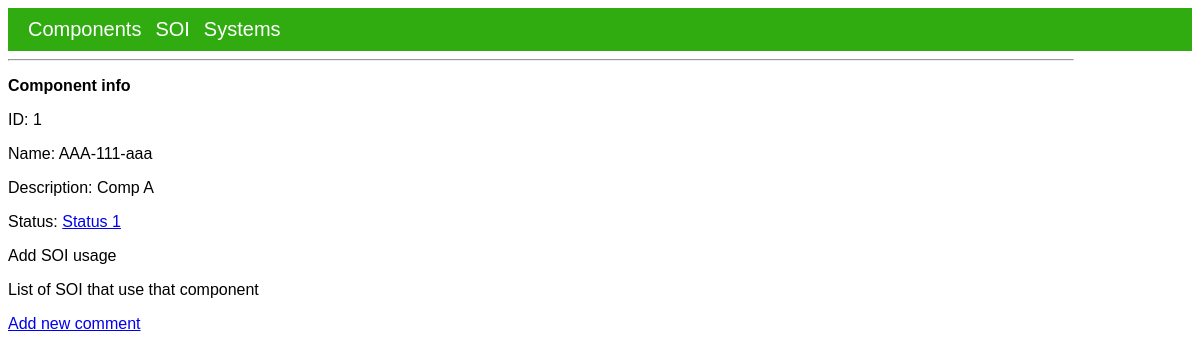
Before: /component_view/1 with the older database file.
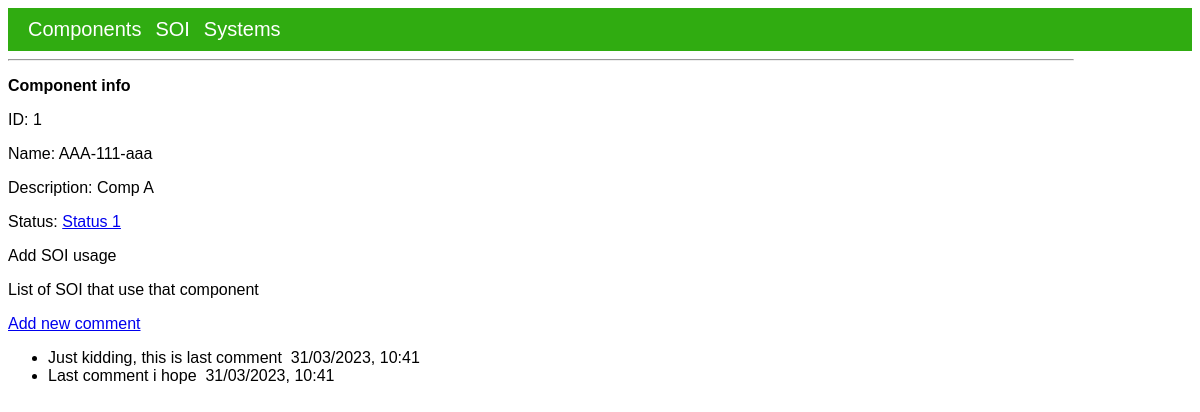
After: the same page with the newer database file.
### app/models.py (models this page shows, shortened)
class Component(db.Model):
    component_id = db.Column(db.Integer, primary_key=True)
    component_name = db.Column(db.String(160), unique=True)
    component_description = db.Column(db.String(160))
    component_status = db.Column(db.String(160))
    component_comments = db.relationship(
        "ComponentComment", backref="component", lazy=True
    )
    soi_joint = db.relationship("ComponentSoi", backref="component", lazy=True)

class ComponentComment(db.Model):
    component_comment_id = db.Column(db.Integer, primary_key=True)
    what_component_id = db.Column(db.Integer, db.ForeignKey("component.component_id"))
    component_comment_text = db.Column(db.String(160))
    timestamp = db.Column(db.DateTime, index=True, default=datetime.utcnow)

### app/routes.py (the view)
@app.route("/component_view/<component_id>", methods=["GET", "POST"])
def component_view(component_id):
    component = Component.query.get(component_id)
    comments_list = ComponentComment.query.filter_by(
        what_component_id=component_id
    ).order_by(ComponentComment.component_comment_id.desc())
    return render_template(
        "view/component_view.html",
        title=f"{component.component_name}",
        component=component,
        comments_list=comments_list,
    )

### app/templates/view/component_view.html
{% extends "base.html" %}
{% block content %}
<body>
    <b>Component info</b>
    <p>ID: {{ component.component_id }}</p>
    <p>Name: {{ component.component_name }}</p>
    <p>Description: {{ component.component_description}}</p>
    <p>Status: <a href="{{ url_for('component_change_status', component_id=component.component_id) }}">{{ component.component_status }}</a></p>
    <p>Add SOI usage</p>
    <p>List of SOI that use that component</p>
    <a href="{{ url_for('add_component_comment', component_id=component.component_id) }}">Add new comment</a>
    <ul>
      {% for comment in comments_list %}
      <li>
        {{ comment.component_comment_text }}&nbsp
        {{ comment.timestamp.strftime("%d/%m/%Y, %H:%M") }}
      </li>
      {% endfor %}
    </ul>
</body>
{% endblock %}

### app/templates/base.html (shortened to what this page needs)
<!DOCTYPE html>
<html lang="en">
    <head>
        <link rel="stylesheet" type="text/css" href="/static/css/styles.css">
    </head>
    <body>
        <div class="menu">
            <div>
                <a href="/components_list">Components</a></a>
                <a href="/soi_list">SOI</a>
                <a href="/systems_list">Systems</a>
            </div>
        </div>
        <div class="container">
            <div class="text-left mt-5">
                <hr>
                <p class="lead">{% block content %}{% endblock %}</p>
            </div>
        </div>
    </body>
</html>

### app/static/css/styles.css (style rules this page uses)
a, p, b, li { font-family: Arial, Helvetica, sans-serif; font-size: 16px; }
.menu { background-color: #30ac11; color: #fff; display: flex; justify-content: space-between; padding: 10px; }
.menu a { color: #fff; text-decoration: none; margin-left: 10px; font-size: 20px; }
.container { max-width: 90%; }

Changed rows visible on the page:
added ComponentComment: component_comment_text "Just kidding, this is last comment", timestamp "31/03/2023, 10:41"
added ComponentComment: component_comment_text "Last comment i hope", timestamp "31/03/2023, 10:41"
